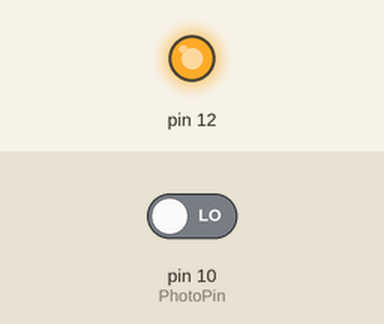
The sketch below on a simulated Arduino Uno, built with avr-gcc and run on an emulated ATmega328P. Parts: output pins drawn as LEDs (lit = HIGH). The inputs (shaded band) are chosen by the test bench; at power-on: pin 10 (PhotoPin) LOW. What the sketch prints to the serial monitor is not drawn.

Above: at 1.2 s.
1.3 s: pin 10 (PhotoPin) driven HIGH
Timing chart, 0 to 4.3 s (numbered marks = the images above; inputs shaded):
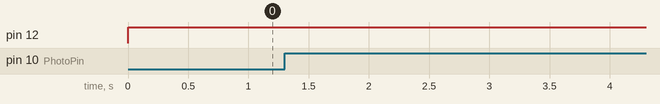

The sketch:

elevating.ino
```cpp
boolean flag = true;
int PhotoPin = 10;
volatile int PhotoValue = 0;
volatile int pre_PhotoValue = 0;
int Height;
int Initial_Height = 200;
int V_out;
int V_out_max=255;
int V_out_min=10;
int dh = 0;
int prog_num = 0;

void setup() {
  pinMode(PhotoPin,INPUT) ;
  pinMode(12,OUTPUT);
  Height = Initial_Height;
  Serial.begin(250000);
}

void slit_count(int sign){//1か-1を引数に
  PhotoValue = digitalRead(PhotoPin);
  if(pre_PhotoValue != PhotoValue){
    dh += sign*3;//スリットが3mm刻みである故
    pre_PhotoValue = PhotoValue;
  }
}

void elevating(int value){
  int sign = value/abs(value);
  slit_count(sign);
  V_out = sign*255*sin(PI/float(value)*float(dh));
  if(abs(V_out) < abs(V_out_min)) V_out = sign*V_out_min;
  if(abs(dh) >= abs(value)){
    dh = 0;
    prog_num++;
    V_out = 0;
  }
}

void loop() {
  digitalWrite(12,HIGH);
  switch(prog_num){
    case 0:
      elevating(201);
      break;
    case 1:
      delay(1000);
      prog_num = 2;
      break;
    case 2:
      elevating(-201);
      break;
  }
  Serial.print(V_out);
  Serial.print(" | ");
  Serial.print(prog_num);
  Serial.print(" | ");
  Serial.println(dh);
}
```
